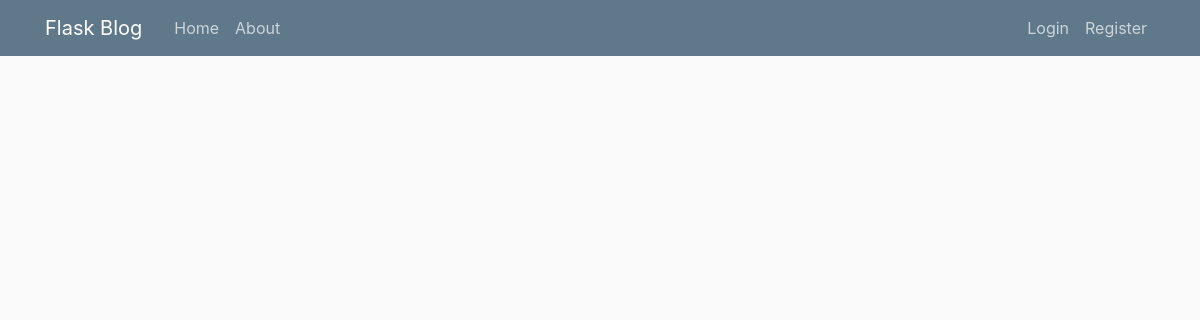
Page /home on the earlier database version.
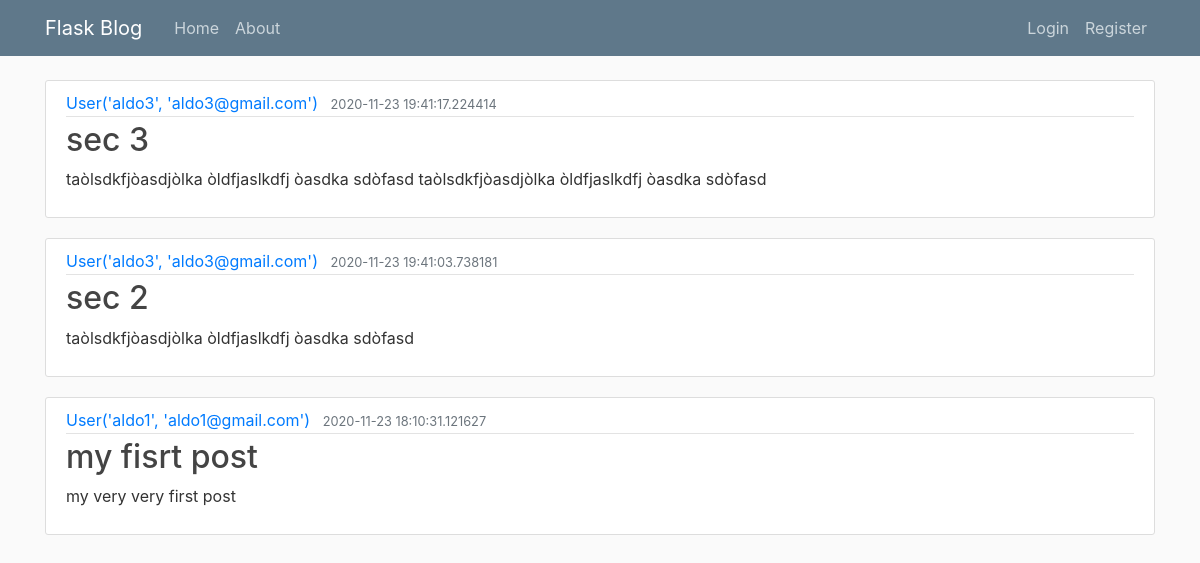
Same page on the later database version.
### app.py (models this page shows, shortened)
class Post(db.Model):
    id = db.Column(db.Integer, primary_key=True)
    title = db.Column(db.String(100), nullable=False)
    date_posted = db.Column(db.DateTime, nullable=False, default=datetime.utcnow )
    content = db.Column(db.Text, nullable=False)
    user_id = db.Column(db.Integer, db.ForeignKey('user.id'), nullable=False)

class User(db.Model, UserMixin):
    id = db.Column(db.Integer, primary_key=True)
    username = db.Column(db.String(20), unique=True, nullable=False)
    email = db.Column(db.String(120), unique=True, nullable=False)
    password = db.Column(db.String(60),nullable=False)
    posts = db.relationship('Post', backref='author', lazy=True)
    def __repr__(self):
        return f"User('{self.username}', '{self.email}')"

### app.py (the view)
@app.route("/")
@app.route("/home")
def home():
    posts = Post.query.order_by(Post.date_posted.desc()).all()
    return render_template('home.html', posts=posts, title='Home')

### templates/home.html
{% extends "layout.html" %}
{% block content %}
    {% for post in posts %}
        <article class="media content-section">
            <div class="media-body">
                <div class="article-metadata">
                    <a class="mr-2" href="#">{{ post.author }}</a>
                    <small class="text-muted">{{ post.date_posted }}</small>
                </div>
                <h2><a class="article-title" href="#">{{ post.title }}</a></h2>
                <p class="article-content">{{ post.content }}</p>
            </div>
        </article>
    {% endfor %}
{% endblock %}

### templates/layout.html (shortened to what this page needs)
<!DOCTYPE html>
<html lang="en">
<head>
    <link rel="stylesheet" href="https://cdn.jsdelivr.net/npm/bootstrap@4.5.3/dist/css/bootstrap.min.css">
    <link rel="stylesheet" href="{{ url_for('static', filename='main.css')}}">
</head>
<body>
    <header class="site-header">
        <nav class="navbar navbar-expand-md navbar-dark bg-steel fixed-top">
            <div class="container">
                <a class="navbar-brand mr-4" href="/">Flask Blog</a>
                <div class="collapse navbar-collapse" id="navbarToggle">
                    <div class="navbar-nav mr-auto">
                        <a class="nav-item nav-link" href="{{ url_for('home')}}">Home</a>
                        <a class="nav-item nav-link" href="{{ url_for('about')}}">About</a>
                    </div>
                    <div class="navbar-nav">
                        {% if current_user.is_authenticated %}
                            <a class="nav-item nav-link" href="{{url_for('new_post')}}">New Post</a>
                            <a class="nav-item nav-link" href="{{url_for('account')}}">Account</a>
                            <a class="nav-item nav-link" href="{{url_for('logout')}}">Logout</a>
                        {% else %}
                            <a class="nav-item nav-link" href="{{url_for('login')}}">Login</a>
                            <a class="nav-item nav-link" href="{{url_for('register')}}">Register</a>
                        {% endif%}
                    </div>
                </div>
            </div>
        </nav>
    </header>
    <div class="container">
        {% block content %}
        {% endblock %}
    </div>
</body>
</html>

### static/main.css (style rules this page uses)
body { background: #fafafa; color: #333333; margin-top: 5rem; }
h1, h2, h3, h4, h5, h6 { color: #444444; }
.bg-steel { background-color: #5f788a; }
.site-header .navbar-nav .nav-link { color: #cbd5db; }
.content-section { background: #ffffff; padding: 10px 20px; border: 1px solid #dddddd; border-radius: 3px; margin-bottom: 20px; }
.article-title { color: #444444; }
.article-content { white-space: pre-line; }
.article-metadata { padding-bottom: 1px; margin-bottom: 4px; border-bottom: 1px solid #e3e3e3 }

Differences in the rows shown:
added Post: author "User('aldo3', 'aldo3@gmail.com')", date_posted "2020-11-23 19:41:17.224414", title "sec 3", content "taòlsdkfjòasdjòlka òldfjaslkdfj òasdka sdòfasd taòlsdkfjòasdjòlka òldfjaslkdfj òasdka sdòfasd"
added Post: author "User('aldo3', 'aldo3@gmail.com')", date_posted "2020-11-23 19:41:03.738181", title "sec 2", content "taòlsdkfjòasdjòlka òldfjaslkdfj òasdka sdòfasd"
added Post: author "User('aldo1', 'aldo1@gmail.com')", date_posted "2020-11-23 18:10:31.121627", title "my fisrt post", content "my very very first post"
